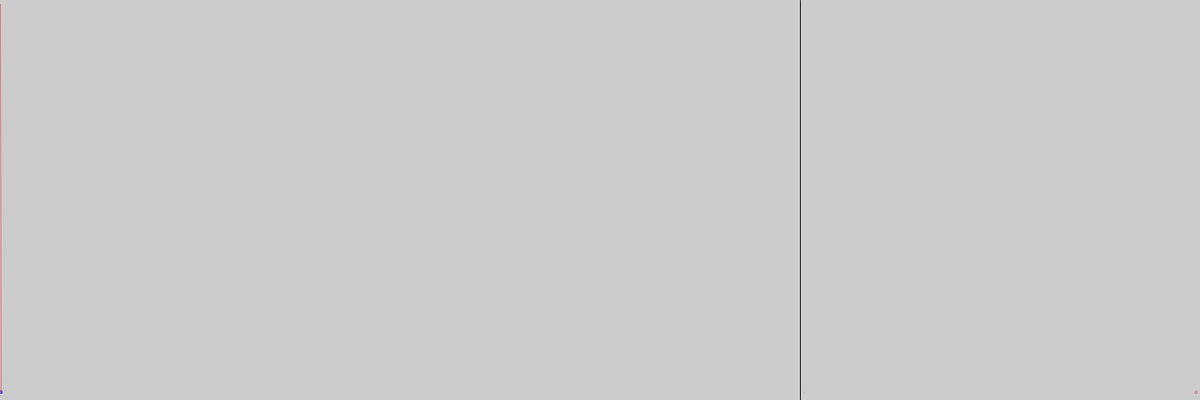
Frame 1 (no input)
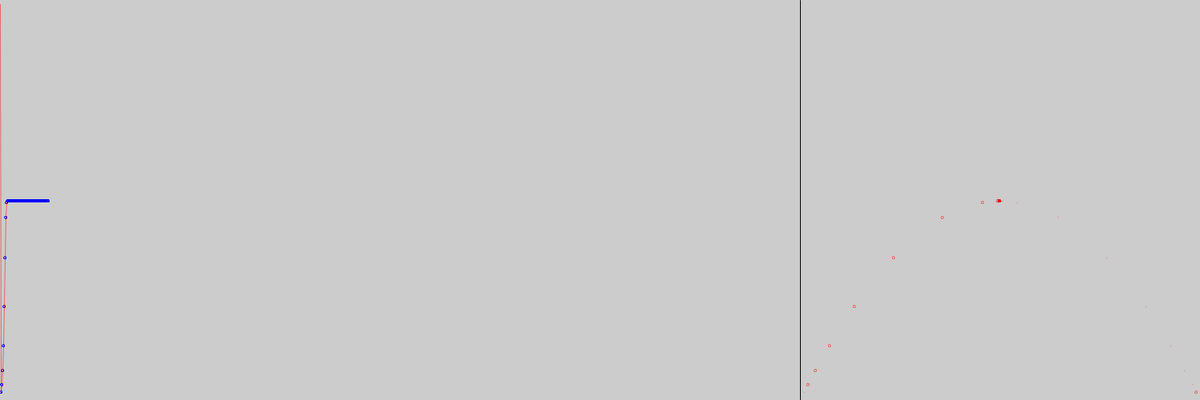
Frame 60 (the mouse pressed at the canvas centre just before this capture)
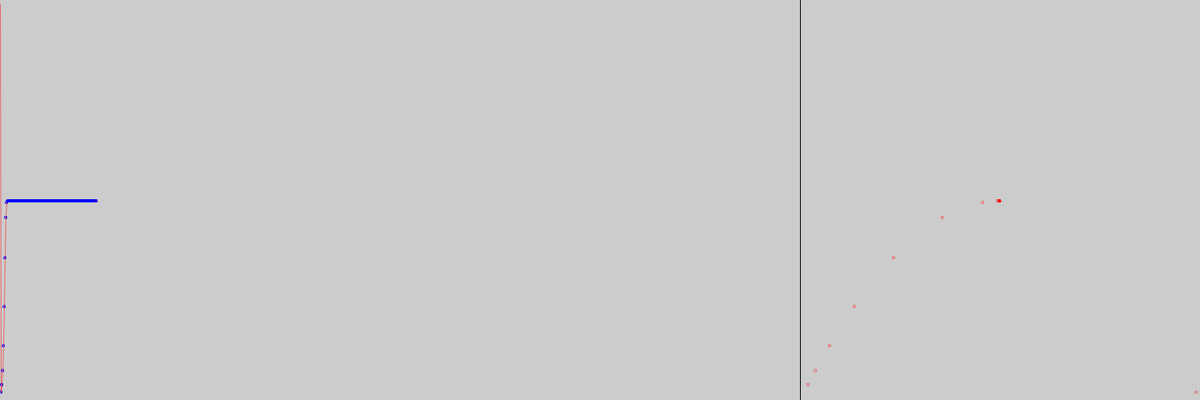
Frame 120 (the mouse held since frame 60 and released just before this capture)

The Processing sketch that drew these frames (run headless with seeded random() and noise(); from frame 60 on, the mouse is pressed at the canvas centre):

// Processing sketch: chaos4
// ── chaos4.pde
//Najprostszy (prawie) układ chaotyczny
double R=1.99;//Parametr kontroli
double X=0.99;//Zmienna stanu, stan układu
int FM=300;

double uklad(double x)// Xn --> Xn+1
{
  return R*x*(1-x);//implementacja układu
}

void setup()
{
  size(1500,500);
  frameRate(FM);
  line(1000,0,1000,500);
  noFill();
}

float scale(double X)
{
  return 500-(float)X*500;
}

void draw()
{
 if(frameCount<1000)
 {
  double Xp=X;
  X=uklad(X);
  println(frameCount,X);
  stroke(0,0,255);
  ellipse(frameCount,scale(X),3.0,3.0);
  stroke(255,0,0,128);
  line(frameCount-1,scale(Xp),frameCount,scale(X));
  point(1000+scale(Xp),scale(X));
  ellipse(1000+(float)Xp*500,scale(X),3.0,3.0);
 }
}
